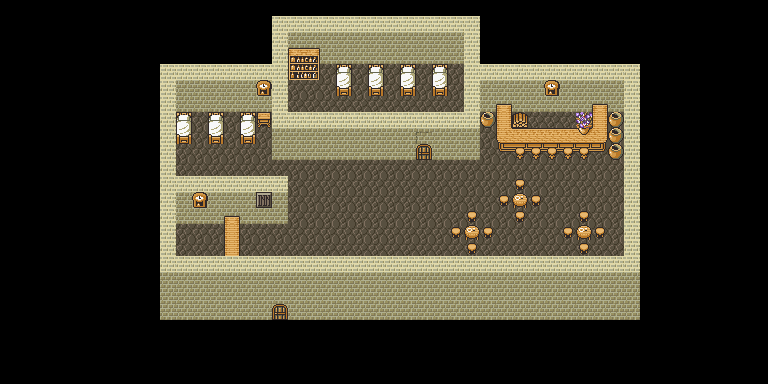

Tiled map render using the project's own tile images. Description and the map definition, with tile-layer contents summarised, below:
An orthogonal 48x24 tile map with 16x16 px tiles, 3 tile layers (Background, Foreground, Top) and 1 object (005_upper_city).

<map version="1.0" orientation="orthogonal" width="48" height="24" tilewidth="16" tileheight="16">
 <tileset firstgid="1" name="inn" tilewidth="16" tileheight="16">
  <image source="spritesheets/inn.png" width="336" height="352" />
 </tileset>
 <layer name="Background" width="48" height="24">
  <data>[1152 cells, 480 non-empty, 29 distinct tile ids]</data>
 </layer>
 <layer name="Foreground" width="48" height="24">
  <data>[1152 cells, 280 non-empty, 66 distinct tile ids]</data>
 </layer>
 <layer name="Top" width="48" height="24">
  <data>[1152 cells, 6 non-empty, 6 distinct tile ids]</data>
 </layer>
 <objectgroup name="Transition" width="48" height="24">
  <object name="005_upper_city" x="274" y="303" width="12" height="15">
   <properties>
    <property name="cx" value="320" />
    <property name="cy" value="256" />
    <property name="d" value="1" />
    <property name="x" value="288" />
    <property name="y" value="128" />
   </properties>
  </object>
 </objectgroup>
 <objectgroup name="Collision" width="48" height="24" />
 <objectgroup name="NPC" width="48" height="24" />
</map>